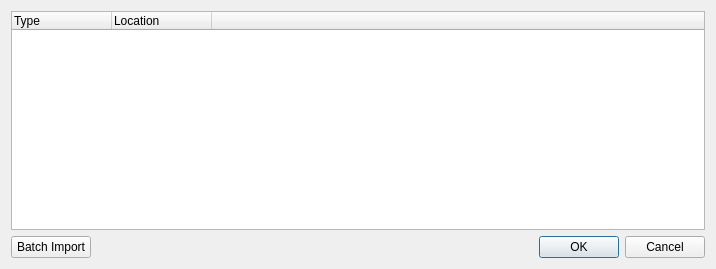
<?xml version="1.0" encoding="UTF-8"?>
<ui version="4.0">
 <class>Dialog</class>
 <widget class="QDialog" name="Dialog">
  <property name="geometry">
   <rect>
    <x>0</x>
    <y>0</y>
    <width>716</width>
    <height>269</height>
   </rect>
  </property>
  <property name="sizePolicy">
   <sizepolicy hsizetype="Fixed" vsizetype="Fixed">
    <horstretch>0</horstretch>
    <verstretch>0</verstretch>
   </sizepolicy>
  </property>
  <property name="maximumSize">
   <size>
    <width>16777215</width>
    <height>16777215</height>
   </size>
  </property>
  <property name="windowTitle">
   <string>Import File</string>
  </property>
  <layout class="QGridLayout" name="gridLayout">
   <item row="3" column="1">
    <widget class="QTreeWidget" name="import_objects">
     <attribute name="headerMinimumSectionSize">
      <number>0</number>
     </attribute>
     <column>
      <property name="text">
       <string>Type</string>
      </property>
     </column>
     <column>
      <property name="text">
       <string>Location</string>
      </property>
     </column>
     <column>
      <property name="text">
       <string> </string>
      </property>
     </column>
    </widget>
   </item>
   <item row="4" column="1">
    <layout class="QFormLayout" name="formLayout">
     <item row="0" column="1">
      <widget class="QDialogButtonBox" name="buttons">
       <property name="orientation">
        <enum>Qt::Horizontal</enum>
       </property>
       <property name="standardButtons">
        <set>QDialogButtonBox::Cancel|QDialogButtonBox::Ok</set>
       </property>
      </widget>
     </item>
     <item row="0" column="0">
      <widget class="QPushButton" name="batch">
       <property name="text">
        <string>Batch Import</string>
       </property>
      </widget>
     </item>
    </layout>
   </item>
  </layout>
 </widget>
 <resources/>
 <connections>
  <connection>
   <sender>buttons</sender>
   <signal>accepted()</signal>
   <receiver>Dialog</receiver>
   <slot>accept()</slot>
   <hints>
    <hint type="sourcelabel">
     <x>248</x>
     <y>254</y>
    </hint>
    <hint type="destinationlabel">
     <x>157</x>
     <y>274</y>
    </hint>
   </hints>
  </connection>
  <connection>
   <sender>buttons</sender>
   <signal>rejected()</signal>
   <receiver>Dialog</receiver>
   <slot>reject()</slot>
   <hints>
    <hint type="sourcelabel">
     <x>316</x>
     <y>260</y>
    </hint>
    <hint type="destinationlabel">
     <x>286</x>
     <y>274</y>
    </hint>
   </hints>
  </connection>
 </connections>
</ui>
